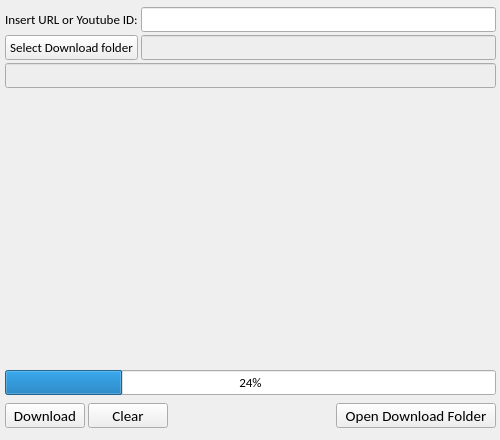
<?xml version="1.0" encoding="UTF-8"?>
<ui version="4.0">
 <class>MainWindow</class>
 <widget class="QMainWindow" name="MainWindow">
  <property name="geometry">
   <rect>
    <x>0</x>
    <y>0</y>
    <width>500</width>
    <height>440</height>
   </rect>
  </property>
  <property name="sizePolicy">
   <sizepolicy hsizetype="Maximum" vsizetype="Maximum">
    <horstretch>0</horstretch>
    <verstretch>0</verstretch>
   </sizepolicy>
  </property>
  <property name="minimumSize">
   <size>
    <width>500</width>
    <height>440</height>
   </size>
  </property>
  <property name="maximumSize">
   <size>
    <width>16777215</width>
    <height>16777215</height>
   </size>
  </property>
  <property name="windowTitle">
   <string>YouTube - Downloader</string>
  </property>
  <widget class="QWidget" name="centralwidget">
   <property name="maximumSize">
    <size>
     <width>500</width>
     <height>440</height>
    </size>
   </property>
   <widget class="QWidget" name="gridLayoutWidget">
    <property name="geometry">
     <rect>
      <x>0</x>
      <y>0</y>
      <width>501</width>
      <height>96</height>
     </rect>
    </property>
    <layout class="QGridLayout" name="gridLayout_3">
     <property name="leftMargin">
      <number>5</number>
     </property>
     <property name="topMargin">
      <number>5</number>
     </property>
     <property name="rightMargin">
      <number>5</number>
     </property>
     <property name="bottomMargin">
      <number>5</number>
     </property>
     <property name="horizontalSpacing">
      <number>3</number>
     </property>
     <property name="verticalSpacing">
      <number>0</number>
     </property>
     <item row="1" column="0">
      <widget class="QLineEdit" name="VTitle">
       <property name="sizePolicy">
        <sizepolicy hsizetype="Fixed" vsizetype="Fixed">
         <horstretch>0</horstretch>
         <verstretch>0</verstretch>
        </sizepolicy>
       </property>
       <property name="minimumSize">
        <size>
         <width>480</width>
         <height>25</height>
        </size>
       </property>
       <property name="maximumSize">
        <size>
         <width>500</width>
         <height>23</height>
        </size>
       </property>
       <property name="font">
        <font>
         <family>Calibri</family>
         <pointsize>10</pointsize>
        </font>
       </property>
       <property name="styleSheet">
        <string notr="true">background-color: rgb(238, 238, 238);</string>
       </property>
       <property name="readOnly">
        <bool>true</bool>
       </property>
      </widget>
     </item>
     <item row="0" column="0">
      <layout class="QGridLayout" name="gridLayout_4">
       <property name="spacing">
        <number>3</number>
       </property>
       <item row="0" column="0">
        <widget class="QLabel" name="label">
         <property name="enabled">
          <bool>true</bool>
         </property>
         <property name="minimumSize">
          <size>
           <width>0</width>
           <height>25</height>
          </size>
         </property>
         <property name="maximumSize">
          <size>
           <width>16777215</width>
           <height>25</height>
          </size>
         </property>
         <property name="font">
          <font>
           <family>Calibri</family>
           <pointsize>10</pointsize>
          </font>
         </property>
         <property name="text">
          <string>Insert URL or Youtube ID:</string>
         </property>
        </widget>
       </item>
       <item row="0" column="1">
        <widget class="QLineEdit" name="DLink">
         <property name="minimumSize">
          <size>
           <width>0</width>
           <height>25</height>
          </size>
         </property>
         <property name="font">
          <font>
           <family>Calibri</family>
           <pointsize>10</pointsize>
          </font>
         </property>
        </widget>
       </item>
       <item row="1" column="0">
        <widget class="QPushButton" name="DlLoc">
         <property name="minimumSize">
          <size>
           <width>0</width>
           <height>25</height>
          </size>
         </property>
         <property name="maximumSize">
          <size>
           <width>16777215</width>
           <height>25</height>
          </size>
         </property>
         <property name="font">
          <font>
           <family>Calibri</family>
           <pointsize>10</pointsize>
          </font>
         </property>
         <property name="text">
          <string>Select Download folder</string>
         </property>
        </widget>
       </item>
       <item row="1" column="1">
        <widget class="QLineEdit" name="SaveLoc">
         <property name="minimumSize">
          <size>
           <width>0</width>
           <height>25</height>
          </size>
         </property>
         <property name="font">
          <font>
           <family>Calibri</family>
           <pointsize>10</pointsize>
          </font>
         </property>
         <property name="styleSheet">
          <string notr="true">background-color: rgb(238, 238, 238);</string>
         </property>
         <property name="readOnly">
          <bool>true</bool>
         </property>
        </widget>
       </item>
      </layout>
     </item>
    </layout>
   </widget>
   <widget class="QWidget" name="gridLayoutWidget_3">
    <property name="geometry">
     <rect>
      <x>0</x>
      <y>367</y>
      <width>501</width>
      <height>71</height>
     </rect>
    </property>
    <layout class="QGridLayout" name="gridLayout_5">
     <property name="spacing">
      <number>0</number>
     </property>
     <item row="1" column="0">
      <layout class="QVBoxLayout" name="verticalLayout_2">
       <property name="leftMargin">
        <number>5</number>
       </property>
       <property name="rightMargin">
        <number>5</number>
       </property>
       <item>
        <widget class="QProgressBar" name="ProgressBar">
         <property name="sizePolicy">
          <sizepolicy hsizetype="Fixed" vsizetype="Fixed">
           <horstretch>0</horstretch>
           <verstretch>0</verstretch>
          </sizepolicy>
         </property>
         <property name="maximumSize">
          <size>
           <width>500</width>
           <height>25</height>
          </size>
         </property>
         <property name="font">
          <font>
           <family>Calibri</family>
           <pointsize>10</pointsize>
          </font>
         </property>
         <property name="value">
          <number>24</number>
         </property>
         <property name="alignment">
          <set>Qt::AlignCenter</set>
         </property>
         <property name="textVisible">
          <bool>true</bool>
         </property>
        </widget>
       </item>
      </layout>
     </item>
     <item row="2" column="0">
      <layout class="QGridLayout" name="gridLayout_6">
       <property name="leftMargin">
        <number>5</number>
       </property>
       <property name="topMargin">
        <number>5</number>
       </property>
       <property name="rightMargin">
        <number>5</number>
       </property>
       <property name="bottomMargin">
        <number>5</number>
       </property>
       <property name="spacing">
        <number>3</number>
       </property>
       <item row="0" column="3">
        <widget class="QPushButton" name="DFolder">
         <property name="minimumSize">
          <size>
           <width>160</width>
           <height>0</height>
          </size>
         </property>
         <property name="maximumSize">
          <size>
           <width>160</width>
           <height>25</height>
          </size>
         </property>
         <property name="font">
          <font>
           <family>Calibri</family>
           <pointsize>11</pointsize>
          </font>
         </property>
         <property name="text">
          <string>Open Download Folder</string>
         </property>
        </widget>
       </item>
       <item row="0" column="0">
        <widget class="QPushButton" name="StartDl">
         <property name="minimumSize">
          <size>
           <width>80</width>
           <height>25</height>
          </size>
         </property>
         <property name="maximumSize">
          <size>
           <width>80</width>
           <height>25</height>
          </size>
         </property>
         <property name="font">
          <font>
           <family>Calibri</family>
           <pointsize>11</pointsize>
          </font>
         </property>
         <property name="text">
          <string>Download</string>
         </property>
        </widget>
       </item>
       <item row="0" column="1">
        <widget class="QPushButton" name="Clear">
         <property name="minimumSize">
          <size>
           <width>80</width>
           <height>25</height>
          </size>
         </property>
         <property name="maximumSize">
          <size>
           <width>80</width>
           <height>25</height>
          </size>
         </property>
         <property name="font">
          <font>
           <family>Calibri</family>
           <pointsize>11</pointsize>
          </font>
         </property>
         <property name="text">
          <string>Clear</string>
         </property>
        </widget>
       </item>
       <item row="0" column="2">
        <spacer name="horizontalSpacer">
         <property name="orientation">
          <enum>Qt::Horizontal</enum>
         </property>
         <property name="sizeHint" stdset="0">
          <size>
           <width>40</width>
           <height>20</height>
          </size>
         </property>
        </spacer>
       </item>
      </layout>
     </item>
    </layout>
   </widget>
   <widget class="QLabel" name="thumb">
    <property name="geometry">
     <rect>
      <x>10</x>
      <y>95</y>
      <width>480</width>
      <height>270</height>
     </rect>
    </property>
    <property name="sizePolicy">
     <sizepolicy hsizetype="Maximum" vsizetype="Maximum">
      <horstretch>0</horstretch>
      <verstretch>0</verstretch>
     </sizepolicy>
    </property>
    <property name="minimumSize">
     <size>
      <width>480</width>
      <height>270</height>
     </size>
    </property>
    <property name="maximumSize">
     <size>
      <width>500</width>
      <height>300</height>
     </size>
    </property>
    <property name="text">
     <string/>
    </property>
   </widget>
  </widget>
 </widget>
 <resources/>
 <connections/>
</ui>
